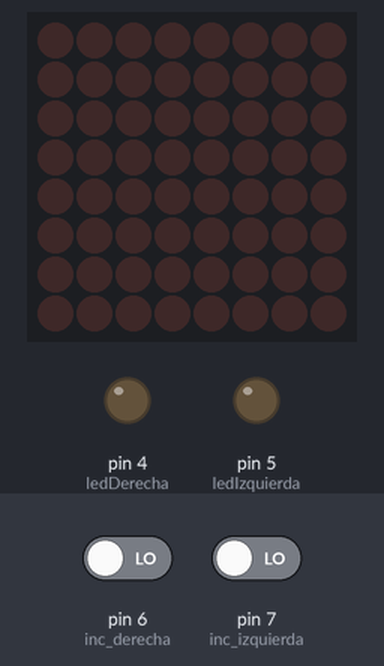
A sketch run on a simulated Arduino Uno, built with avr-gcc and run on an emulated ATmega328P. On the bench: 8×8 LED matrix, output pins drawn as LEDs (lit = HIGH). The test bench sets the inputs (shaded band); at power-on: pin 6 (inc_derecha) LOW, pin 7 (inc_izquierda) LOW.

Above: at 1.2 s.
1.3 s: pin 6 (inc_derecha) driven HIGH
At 2.0 s:
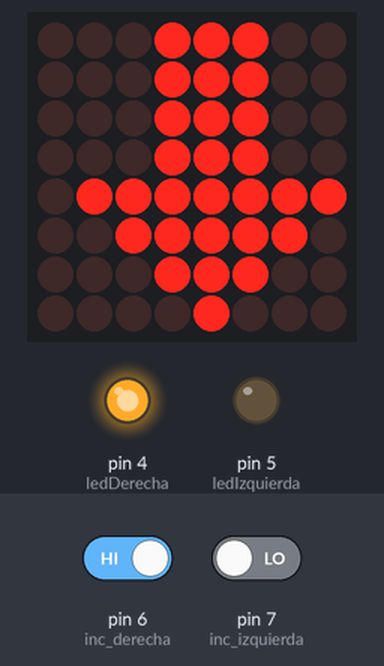
4.3 s: pin 7 (inc_izquierda) driven HIGH
At 5.8 s:
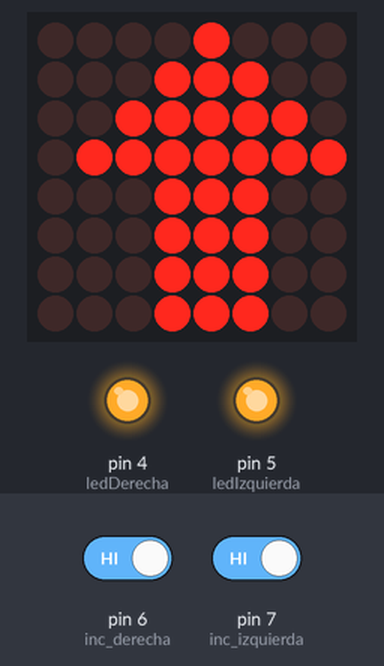
7.3 s: pin 6 (inc_derecha) driven LOW
At 9.0 s:
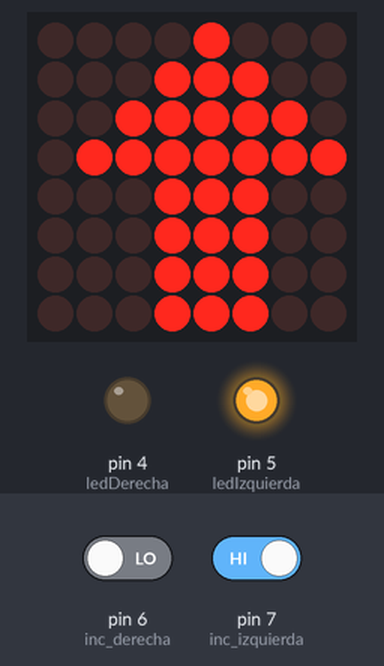
10.0 s: pin 7 (inc_izquierda) driven LOW
At 12.2 s:
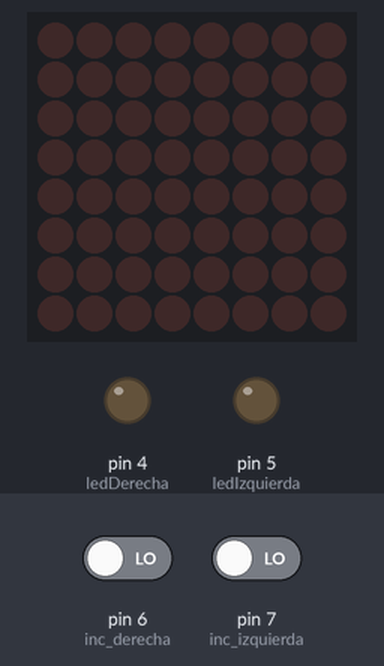
Timing chart, 0 to 13.4 s (numbered marks = the images above; inputs shaded):
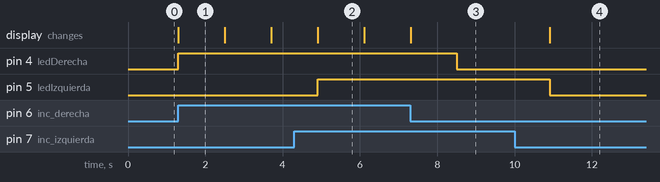

The sketch:

matriz_led_flechas_tilt.ino
```cpp
/*
   Sketch de prueba para la Matriz de Led 8*8 con el chip MAX7219
   usando la librería LedControl.h
   Se utilizan dos sensores de inclinación de mercurio KY-017 conectados a los pines 6 y 7
   con sus respectivos LEDS (conectados a los pines 4 y 5).
   La orientación de las flechas corresponden a la ubicación de la matriz led en la protoboard
   (por eso están invertidas respecto a la salida en el video de muestra)
   Toda la información y video demostrativo en:
   https://thenerdyapprentice.blogspot.com/
*/

#include <LedControl.h>

LedControl lc = LedControl(11, 13, 10, 1); // Creamos objeto "lc" (DIN, CLS, CS, Nro. de dispositivos)

// Declaramos las constantes que vamos a utilizar para referirnos a los sensores y leds
const byte inc_izquierda = 7;
const byte inc_derecha = 6;
const byte ledIzquierda = 5;
const byte ledDerecha = 4;

/* Definimos los arrays (en formato binario) con las líneas correspondientes
 * a los puntos en la matriz para generar las imágenes
 */

byte flecha_izquierda[8] {
  B00001000,
  B00011100,
  B00111110,
  B01111111,
  B00011100,
  B00011100,
  B00011100,
  B00011100
};

byte flecha_derecha[8] {
  B00011100,
  B00011100,
  B00011100,
  B00011100,
  B01111111,
  B00111110,
  B00011100,
  B00001000
};

// Creamos las funciones que llamaremos luego para mostrar la imagen en la matriz

void mostrar_flecha_izquierda() {
  for (int i = 0; i < 8; i++) // Itera 8 veces por el array
  {
    lc.setRow(0, i, flecha_izquierda[i]);
  }
}

void mostrar_flecha_derecha() {
  for (int i = 0; i < 8; i++) // Itera 8 veces por el array
  {
    lc.setRow(0, i, flecha_derecha[i]);
  }
}

void setup() {

  Serial.begin(9600); // Iniciamos el monitor serie (sirve para debug)

  // Seteamos los pines como entrada --> los sensores; y como salida --> los leds
  pinMode(inc_derecha, INPUT);
  pinMode(inc_izquierda, INPUT);
  pinMode(ledIzquierda, OUTPUT);
  pinMode(ledDerecha, OUTPUT);

  lc.shutdown(0, false);     // Enciende la matriz
  lc.setIntensity(0, 10);    // Establece brillo
  lc.clearDisplay(0);     // Apaga la matriz

  // Inizializamos los leds como apagados
  digitalWrite(ledIzquierda, LOW);
  digitalWrite(ledDerecha, LOW);
}

void loop() {
// Leemos el input de los sensores y llamamos a la función que muestra la imagen correspondiente

  if (digitalRead(inc_derecha)) {
    mostrar_flecha_derecha();
    digitalWrite(ledDerecha, HIGH);
    delay(1200); // Delay alto para evitar rebotes, el sensor KY-017 produce muchos falsos contactos
  }
  else {
    lc.clearDisplay(0);
    digitalWrite(ledDerecha, LOW);
  }

  if (digitalRead(inc_izquierda) == 1) {
    mostrar_flecha_izquierda();
    digitalWrite(ledIzquierda, HIGH);
    delay(1200);
  }
  else {
    lc.clearDisplay(0);
    digitalWrite(ledIzquierda, LOW);
  }

}
```

Measured:
- after the input at 1.3 s, pin 4 (ledDerecha): LOW → HIGH at once; the display: changes at once (image 1)
- after the input at 4.3 s, pin 5 (ledIzquierda): LOW → HIGH after 0.61 s; the display: changes after 0.61 s (image 2)
- after the input at 7.3 s, pin 4 (ledDerecha): HIGH → LOW after 1.2 s
- after the input at 10.0 s, pin 5 (ledIzquierda): HIGH → LOW after 0.91 s; the display: changes after 0.91 s (image 4)
- what the display in image 1 shows lasts 1.2 s, from 1.3 s to 2.5 s
